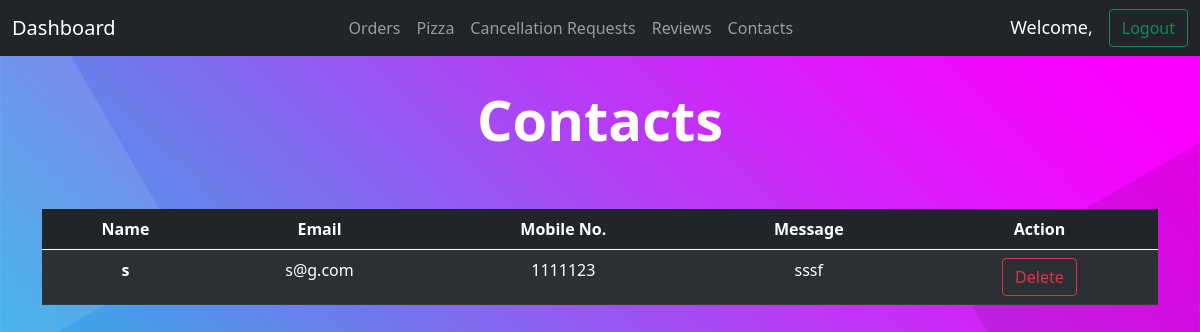
/staff/contact/, run on an earlier commit of the app's database.
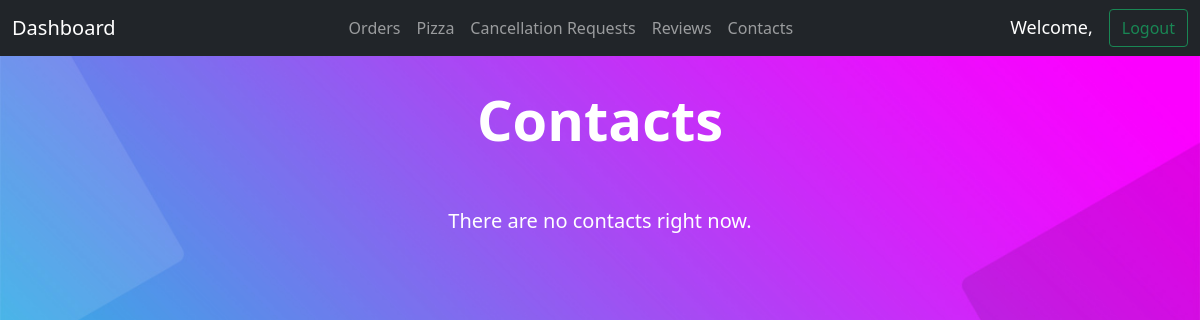
And on a later commit of the database.
### StaffPanel/models.py (models this page shows, shortened)
class Contact(models.Model):
    name = models.CharField(max_length=20)
    email = models.EmailField(max_length=50)
    phone = models.CharField(max_length=10)
    message = models.CharField(max_length=200)

### StaffPanel/views.py (the view)
# urls.py: path('staff/contact/', staff_handeling.contactList, name="contact_list"),
def contactList(request):
    contact_list = models.Contact.objects.all()
    cotact_count = len(contact_list)
    contextlib = {
        'contact_list': contact_list,
        'contact_count': cotact_count,
    }
    return render(request, 'staff/main/contact.html', context=contextlib)

### templates/staff/main/contact.html (shortened to what this page needs)
{% extends 'staff/main/base.html' %}
{% block content %}
<div class="container text-center">
    <h1 class="display-4" style="font-weight: bold;margin-top: 30px;margin-bottom: 1em;color:white;">
        Contacts
    </h1>
    {% if contact_count == 0 %}
    <h5 style="margin-top: 30px;margin-bottom: 1em;color:white;">
        There are no contacts right now.
    </h5>
    {% else %}
    <table class="table table-striped table-hover table-dark">
        <thead>
            <tr>
                <th scope="col">Name</th>
                <th scope="col">Email</th>
                <th scope="col">Mobile No.</th>
                <th scope="col">Message</th>
                <th scope="col">Action</th>
            </tr>
        </thead>
        <tbody>
            {% for contact in contact_list %}
            <form action="{% url 'delete_contact' contact.id %}" method="post">
                <tr>
                    <th>{{ contact.name }}</th>
                    <td>{{ contact.email }}</td>
                    <td>{{ contact.phone }}</td>
                    <td>{{ contact.message }}</td>
                    <td>
                    	<input type="submit" name="delete" class="btn btn-outline-danger" value="Delete">
                    </td>
                </tr>
            </form>
            {% endfor %}
        </tbody>
    </table>
    {% endif %}
</div>
{% endblock %}

What changed in the data, as far as the page shows it:
removed Contact: name "s", email "s@g.com", phone "1111123", message "sssf"
Also different on the page:
text no longer shown: "Name Email Mobile No. Message Action"
text now shown: "There are no contacts right now."
